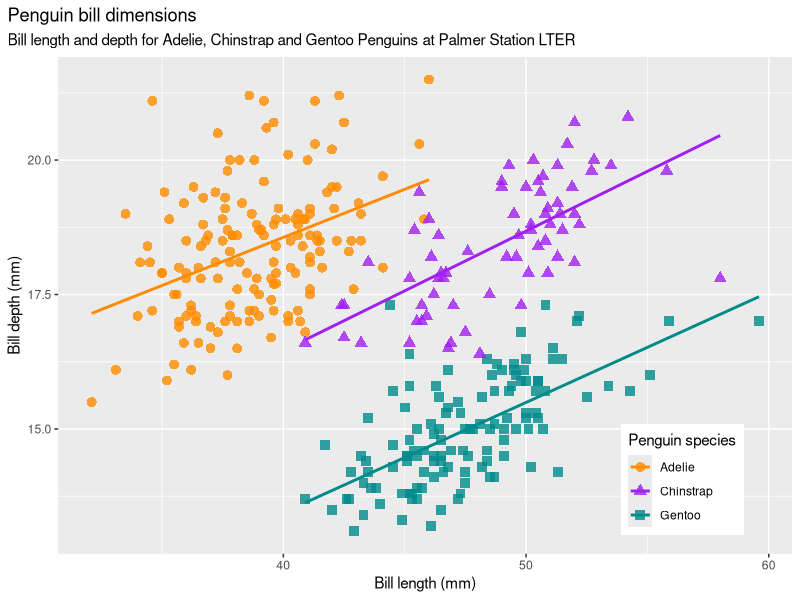
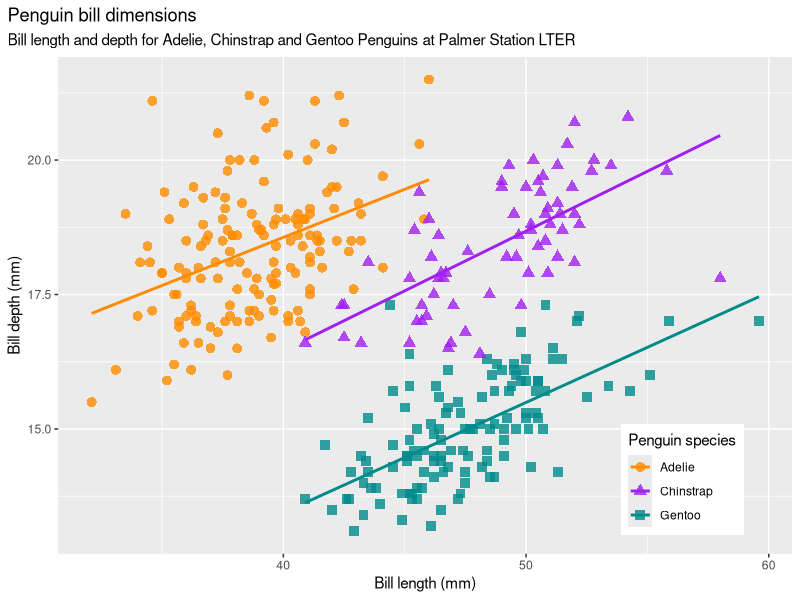

Write the R code that produced these figures, in order.
## ---- chunk 1
knitr::opts_chunk$set(echo = FALSE)
## ---- chunk 2
install.packages("palmerpenguins")
library(palmerpenguins)
library(ggplot2)
library(tidyverse)
data(package = 'palmerpenguins')
## ---- chunk 3
head(penguins)
## ---- chunk 4
head(penguins_raw)
## ---- chunk 5
penguins_subset <- penguins %>% select(bill_length_mm,bill_depth_mm)
penguins_subset
## ---- chunk 6

bill_len_dep <- ggplot(data = penguins,
                         aes(x = bill_length_mm,
                             y = bill_depth_mm,
                             group = species)) +
  geom_point(aes(color = species, 
                 shape = species),
             size = 3,
             alpha = 0.8) +
  geom_smooth(method = "lm", se = FALSE, aes(color = species)) +
  scale_color_manual(values = c("darkorange","purple","cyan4")) +
  labs(title = "Penguin bill dimensions",
       subtitle = "Bill length and depth for Adelie, Chinstrap and Gentoo Penguins at Palmer Station LTER",
       x = "Bill length (mm)",
       y = "Bill depth (mm)",
       color = "Penguin species",
       shape = "Penguin species") +
  theme(legend.position = c(0.85, 0.15),
        plot.title.position = "plot",
        plot.caption = element_text(hjust = 0, face= "italic"),
        plot.caption.position = "plot")

bill_len_dep
## ---- chunk 7
bill_len_dep
## ---- chunk 8
sessionInfo()
